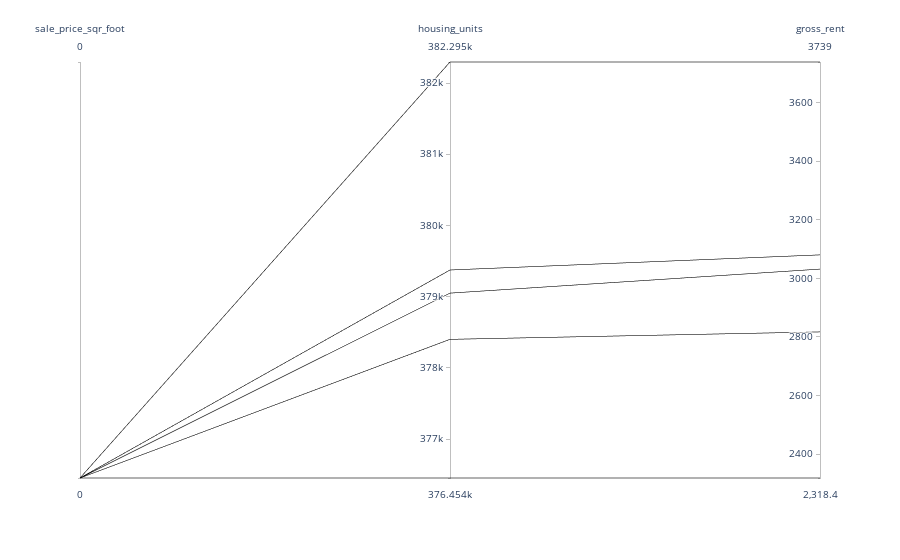

This figure's notebook cell:
### Code cell
# Parallel Coordinates Plot
px.parallel_coordinates(sfo_ave_price_by_hood, color='sale_price_sqr_foot')

### Figure 1 — Plotly figure (JSON) as saved in the notebook; plotly's stock layout.template omitted (floating-point values rounded to 4 significant figures)
{"data": [{"dimensions": [{"label": "sale_price_sqr_foot", "values": [null, null, null, null, null]}, {"label": "housing_units", "values": [378401, 379050, 376454, 382295, 379400.0]}, {"label": "gross_rent", "values": [2817.0, 3032.0, 2318.0, 3739, 3080.0]}], "domain": {"x": [0, 1], "y": [0, 1]}, "line": {"color": [null, null, null, null, null], "coloraxis": "coloraxis"}, "name": "", "type": "parcoords"}], "layout": {"autosize": true, "coloraxis": {"colorbar": {"title": {"text": "sale_price_sqr_foot"}}, "colorscale": [[0, "#0d0887"], [0.1111, "#46039f"], [0.2222, "#7201a8"], [0.3333, "#9c179e"], [0.4444, "#bd3786"], [0.5556, "#d8576b"], [0.6667, "#ed7953"], [0.7778, "#fb9f3a"], [0.8889, "#fdca26"], [1, "#f0f921"]]}, "legend": {"tracegroupgap": 0}, "margin": {"t": 60}}}
